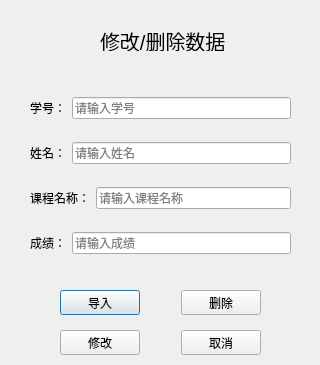
<?xml version="1.0" encoding="UTF-8"?>
<ui version="4.0">
 <class>changedata</class>
 <widget class="QDialog" name="changedata">
  <property name="geometry">
   <rect>
    <x>0</x>
    <y>0</y>
    <width>320</width>
    <height>365</height>
   </rect>
  </property>
  <property name="windowTitle">
   <string>学生选课和成绩管理系统</string>
  </property>
  <widget class="QWidget" name="layoutWidget">
   <property name="geometry">
    <rect>
     <x>30</x>
     <y>80</y>
     <width>261</width>
     <height>191</height>
    </rect>
   </property>
   <layout class="QVBoxLayout" name="verticalLayout">
    <item>
     <layout class="QHBoxLayout" name="horizontalLayout_2">
      <item>
       <widget class="QLabel" name="label_2">
        <property name="text">
         <string>学号：</string>
        </property>
       </widget>
      </item>
      <item>
       <widget class="QLineEdit" name="le_changedata_id">
        <property name="placeholderText">
         <string>请输入学号</string>
        </property>
       </widget>
      </item>
     </layout>
    </item>
    <item>
     <layout class="QHBoxLayout" name="horizontalLayout_3">
      <item>
       <widget class="QLabel" name="label_3">
        <property name="text">
         <string>姓名：</string>
        </property>
       </widget>
      </item>
      <item>
       <widget class="QLineEdit" name="le_changedata_name">
        <property name="maxLength">
         <number>32767</number>
        </property>
        <property name="placeholderText">
         <string>请输入姓名</string>
        </property>
       </widget>
      </item>
     </layout>
    </item>
    <item>
     <layout class="QHBoxLayout" name="horizontalLayout">
      <item>
       <widget class="QLabel" name="label_7">
        <property name="text">
         <string>课程名称：</string>
        </property>
       </widget>
      </item>
      <item>
       <widget class="QLineEdit" name="le_changedata_course">
        <property name="maxLength">
         <number>32767</number>
        </property>
        <property name="placeholderText">
         <string>请输入课程名称</string>
        </property>
       </widget>
      </item>
     </layout>
    </item>
    <item>
     <layout class="QHBoxLayout" name="horizontalLayout_4">
      <item>
       <widget class="QLabel" name="label_4">
        <property name="text">
         <string>成绩：</string>
        </property>
       </widget>
      </item>
      <item>
       <widget class="QLineEdit" name="le_changedata_score">
        <property name="maxLength">
         <number>32767</number>
        </property>
        <property name="placeholderText">
         <string>请输入成绩</string>
        </property>
       </widget>
      </item>
     </layout>
    </item>
   </layout>
  </widget>
  <widget class="QLabel" name="label">
   <property name="geometry">
    <rect>
     <x>100</x>
     <y>30</y>
     <width>131</width>
     <height>21</height>
    </rect>
   </property>
   <property name="font">
    <font>
     <pointsize>15</pointsize>
    </font>
   </property>
   <property name="text">
    <string>修改/删除数据</string>
   </property>
  </widget>
  <widget class="QLabel" name="label_9">
   <property name="geometry">
    <rect>
     <x>20</x>
     <y>380</y>
     <width>54</width>
     <height>12</height>
    </rect>
   </property>
   <property name="text">
    <string/>
   </property>
  </widget>
  <widget class="QWidget" name="layoutWidget">
   <property name="geometry">
    <rect>
     <x>60</x>
     <y>290</y>
     <width>201</width>
     <height>25</height>
    </rect>
   </property>
   <layout class="QHBoxLayout" name="horizontalLayout_7">
    <item>
     <widget class="QPushButton" name="pushButton">
      <property name="text">
       <string>导入</string>
      </property>
     </widget>
    </item>
    <item>
     <spacer name="horizontalSpacer_2">
      <property name="orientation">
       <enum>Qt::Horizontal</enum>
      </property>
      <property name="sizeHint" stdset="0">
       <size>
        <width>40</width>
        <height>20</height>
       </size>
      </property>
     </spacer>
    </item>
    <item>
     <widget class="QPushButton" name="btn_changedata_del">
      <property name="text">
       <string>删除</string>
      </property>
     </widget>
    </item>
   </layout>
  </widget>
  <widget class="QWidget" name="layoutWidget">
   <property name="geometry">
    <rect>
     <x>60</x>
     <y>330</y>
     <width>201</width>
     <height>25</height>
    </rect>
   </property>
   <layout class="QHBoxLayout" name="horizontalLayout_8">
    <item>
     <widget class="QPushButton" name="btn_changedata_change">
      <property name="text">
       <string>修改</string>
      </property>
     </widget>
    </item>
    <item>
     <spacer name="horizontalSpacer">
      <property name="orientation">
       <enum>Qt::Horizontal</enum>
      </property>
      <property name="sizeHint" stdset="0">
       <size>
        <width>40</width>
        <height>20</height>
       </size>
      </property>
     </spacer>
    </item>
    <item>
     <widget class="QPushButton" name="btn_changedata_cancel">
      <property name="text">
       <string>取消</string>
      </property>
     </widget>
    </item>
   </layout>
  </widget>
 </widget>
 <resources/>
 <connections/>
</ui>
